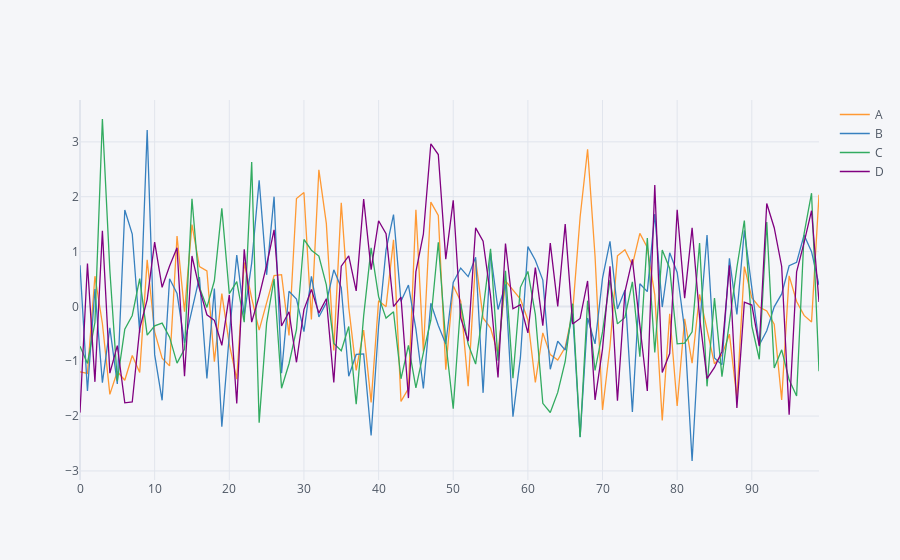

Notebook code for this chart:
### Code cell
# creating datasets 
df1 = pd.DataFrame(np.random.randn(100,4),columns=['A','B','C','D'])
# df1.head()
df2 = pd.DataFrame({'Category':['A','B','C'],'Values':[32,43,50]})

# plot using plotly and matplot 

df1.plot()
df1.iplot()
